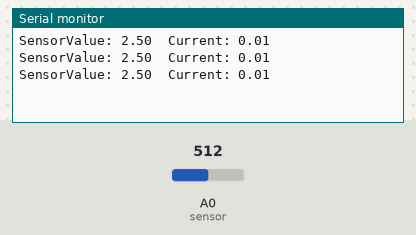
The sketch below on a simulated Arduino Uno, built with avr-gcc and run on an emulated ATmega328P. Shown: the last lines printed to the serial monitor. The inputs (shaded band) are chosen by the test bench; at power-on: A0 (sensor) = 512.

Above: at 1.3 s.
1.4 s: A0 (sensor) set to 716
At 1.9 s:
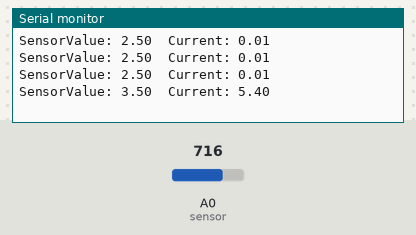
2.9 s: A0 (sensor) set to 900
At 3.4 s:
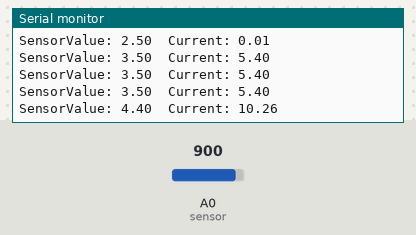
Timing chart, 0 to 5.9 s (numbered marks = the images above; inputs shaded):
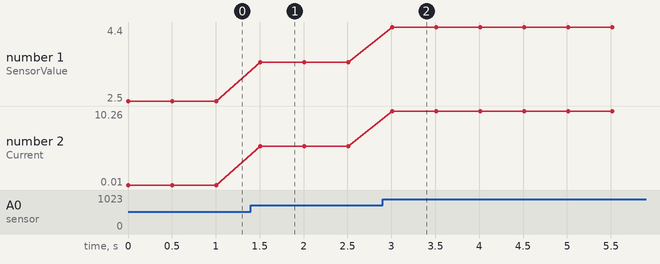

The sketch:

CURRENT_SENSOR.ino
```cpp
int sensor = A0;
float SensorVal= 0;
float current = 0;

void setup()
{
      //pinMode(sensor, INPUT);
      Serial.begin(9600);
}

void loop()
{
        SensorVal =analogRead(sensor);
        SensorVal=(SensorVal*5.0)/1023.0;
        current = ((SensorVal-2.5)/0.185);

        Serial.print("\nSensorValue: ");
        Serial.print(SensorVal);
        Serial.print("\tCurrent: ");
        Serial.print(current);
        delay(500);
}
```

Measured:
- after the input at 1.4 s, the serial monitor: prints a new line after 0.10 s (image 1)
- after the input at 2.9 s, the serial monitor: prints a new line after 0.11 s (image 2)
- plotted number 1: 2.5 → 3.5 after the input at 1.4 s, 3.5 → 4.4 after the input at 2.9 s
- plotted number 2: 0.01 → 5.4 after the input at 1.4 s, 5.4 → 10.26 after the input at 2.9 s
